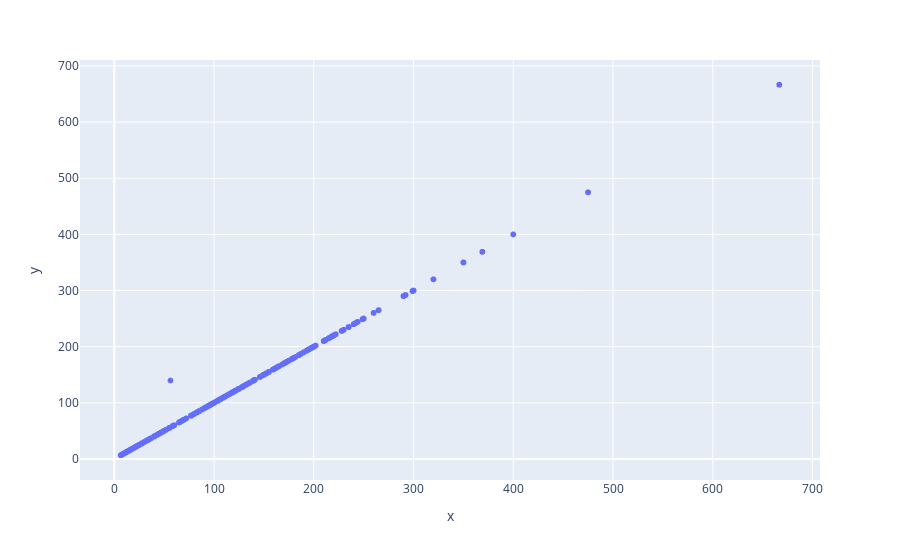

Notebook source saved alongside this figure:
### Code cell
fig = px.scatter(x=xgb_ypred, y=y_test)
fig.show()

### Figure 1 — Plotly figure (JSON) as saved in the notebook; plotly's stock layout.template omitted (floating-point values rounded to 4 significant figures; data arrays with more than 128 entries replaced by an {"elided": "..."} marker saying what was removed)
{"data": [{"hovertemplate": "x=%{x}<br>y=%{y}<extra></extra>", "legendgroup": "", "marker": {"color": "#636efa", "symbol": "circle"}, "mode": "markers", "name": "", "showlegend": false, "type": "scattergl", "x": {"elided": "3738 float values"}, "xaxis": "x", "y": {"elided": "3738 float values"}, "yaxis": "y"}], "layout": {"legend": {"tracegroupgap": 0}, "margin": {"t": 60}, "xaxis": {"anchor": "y", "domain": [0, 1], "title": {"text": "x"}}, "yaxis": {"anchor": "x", "domain": [0, 1], "title": {"text": "y"}}}}
